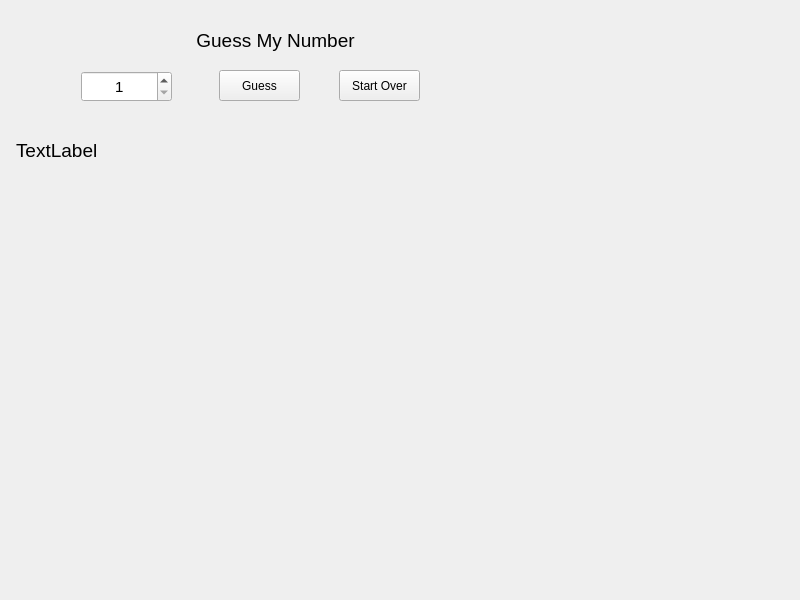
<?xml version="1.0" encoding="UTF-8"?>
<ui version="4.0">
 <class>Widget</class>
 <widget class="QWidget" name="Widget">
  <property name="geometry">
   <rect>
    <x>0</x>
    <y>0</y>
    <width>800</width>
    <height>600</height>
   </rect>
  </property>
  <property name="windowTitle">
   <string>Widget</string>
  </property>
  <widget class="QLabel" name="label">
   <property name="geometry">
    <rect>
     <x>180</x>
     <y>30</y>
     <width>191</width>
     <height>21</height>
    </rect>
   </property>
   <property name="font">
    <font>
     <pointsize>14</pointsize>
    </font>
   </property>
   <property name="text">
    <string>Guess My Number</string>
   </property>
   <property name="alignment">
    <set>Qt::AlignCenter</set>
   </property>
  </widget>
  <widget class="QSpinBox" name="spinBox">
   <property name="geometry">
    <rect>
     <x>81</x>
     <y>71</y>
     <width>91</width>
     <height>31</height>
    </rect>
   </property>
   <property name="font">
    <font>
     <family>Segoe UI</family>
     <pointsize>11</pointsize>
    </font>
   </property>
   <property name="alignment">
    <set>Qt::AlignCenter</set>
   </property>
   <property name="minimum">
    <number>1</number>
   </property>
   <property name="maximum">
    <number>100</number>
   </property>
  </widget>
  <widget class="QPushButton" name="GuessButton">
   <property name="geometry">
    <rect>
     <x>219</x>
     <y>70</y>
     <width>81</width>
     <height>31</height>
    </rect>
   </property>
   <property name="text">
    <string>Guess</string>
   </property>
  </widget>
  <widget class="QPushButton" name="StartOverButton">
   <property name="geometry">
    <rect>
     <x>339</x>
     <y>70</y>
     <width>81</width>
     <height>31</height>
    </rect>
   </property>
   <property name="text">
    <string>Start Over</string>
   </property>
  </widget>
  <widget class="QLabel" name="MessageLabel">
   <property name="geometry">
    <rect>
     <x>16</x>
     <y>130</y>
     <width>521</width>
     <height>41</height>
    </rect>
   </property>
   <property name="font">
    <font>
     <pointsize>14</pointsize>
    </font>
   </property>
   <property name="text">
    <string>TextLabel</string>
   </property>
  </widget>
 </widget>
 <resources/>
 <connections/>
</ui>
